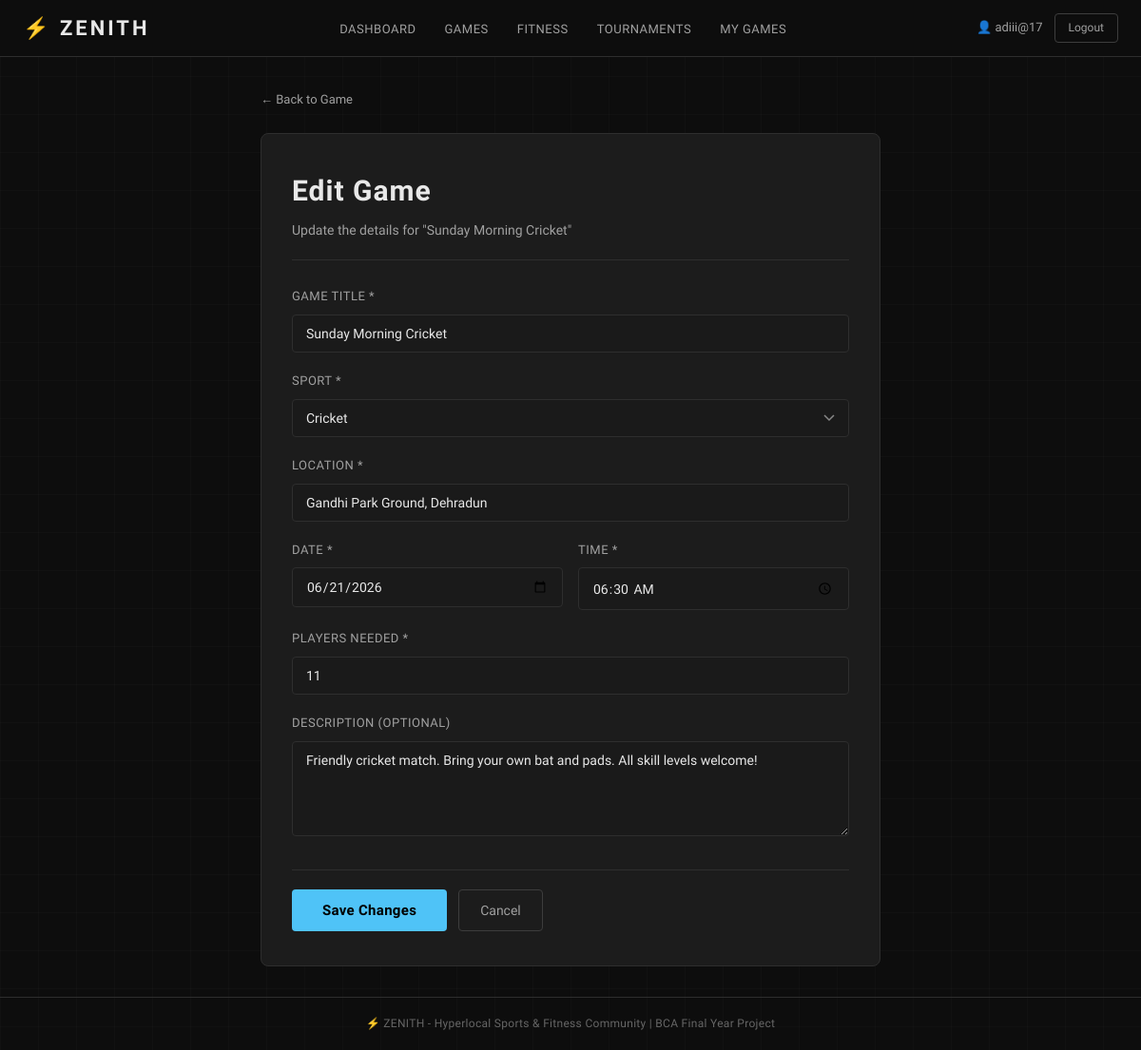
Page /games/1/edit/ (signed in) on the committed database.
### zenith/models.py (models this page shows, shortened)
class Game(models.Model):
    SPORT_CHOICES = [
        ('cricket', 'Cricket'),
        ('football', 'Football'),
        ('volleyball', 'Volleyball'),
        ('badminton', 'Badminton'),
        ('kabaddi', 'Kabaddi'),
        ('kho_kho', 'Kho-Kho'),
        ('marathon', 'Marathon'),
        ('basketball', 'Basketball'),
    ]
    title = models.CharField(max_length=200)         # Short game title, e.g. "Sunday Cricket Match"
    sport = models.CharField(max_length=50, choices=SPORT_CHOICES)  # Restricted to SPORT_CHOICES
    location = models.CharField(max_length=300)       # Where the game will be held
    date = models.DateField()                         # Date of the game
    time = models.TimeField()                         # Start time of the game
    players_needed = models.IntegerField()            # How many players are required
    description = models.TextField(blank=True)        # Optional extra details about the game
    host = models.ForeignKey(User, on_delete=models.CASCADE, related_name='hosted_games')
    players = models.ManyToManyField(User, related_name='joined_games', blank=True)
    created_at = models.DateTimeField(auto_now_add=True)
    class Meta:
        ordering = ['date', 'time']  # Games sorted by date, then time

### zenith/views.py (the view)
# urls.py: path('games/<int:game_id>/edit/', views.edit_game, name='edit_game'),         # Edit a game
@login_required
def edit_game(request, game_id):
    game = get_object_or_404(Game, id=game_id)
    if request.user != game.host:
        messages.error(request, 'You can only edit games that you created.')
        return redirect('games_list')
    if request.method == 'POST':
        form = GameForm(request.POST, instance=game)  # instance=game means we're editing, not creating
        if form.is_valid():
            form.save()
            messages.success(request, f'Game "{game.title}" has been updated.')
            return redirect('games_list')
        else:
            messages.error(request, 'Please fix the errors in the form.')
    else:
        form = GameForm(instance=game)  # Pre-fill form with existing game data
    return render(request, 'zenith/edit_game.html', {'form': form, 'game': game})

### zenith/templates/zenith/edit_game.html (shortened to what this page needs)
{% extends 'zenith/base.html' %}
{% block content %}
<div class="form-page">
    <a href="{% url 'game_detail' game.id %}" class="back-link">← Back to Game</a>
    <div class="form-container">
        <div class="form-header">
            <h1 class="page-title">Edit Game</h1>
            <p class="page-subtitle">Update the details for "{{ game.title }}"</p>
        </div>
        <form method="POST" action="{% url 'edit_game' game.id %}">
            <div class="form-group">
                <label class="form-label">Game Title *</label>
                {{ form.title }}
            </div>
            <div class="form-group">
                <label class="form-label">Sport *</label>
                {{ form.sport }}
            </div>
            <div class="form-group">
                <label class="form-label">Location *</label>
                {{ form.location }}
            </div>
            <div class="form-row">
                <div class="form-group">
                    <label class="form-label">Date *</label>
                    {{ form.date }}
                </div>
                <div class="form-group">
                    <label class="form-label">Time *</label>
                    {{ form.time }}
                </div>
            </div>
            <div class="form-group">
                <label class="form-label">Players Needed *</label>
                {{ form.players_needed }}
            </div>
            <div class="form-group">
                <label class="form-label">Description (Optional)</label>
                {{ form.description }}
            </div>
            <div class="form-actions">
                <button type="submit" class="btn-primary btn-large">Save Changes</button>
                <a href="{% url 'game_detail' game.id %}" class="btn-secondary">Cancel</a>
            </div>
        </form>
    </div>
</div>
{% endblock %}

### zenith/templates/zenith/base.html (shortened to what this page needs)
<!DOCTYPE html>
<html lang="en">
<head>
    {% load static %}
    <link rel="stylesheet" href="{% static 'zenith/css/style.css' %}">
</head>
<body>
    {% if user.is_authenticated %}
    <nav class="navbar">
        <div class="nav-container">
            <a href="{% url 'dashboard' %}" class="nav-brand">
                <span class="brand-icon">⚡</span> ZENITH
            </a>
            <ul class="nav-links" id="navLinks">
                <li><a href="{% url 'dashboard' %}" class="nav-link">Dashboard</a></li>
                <li><a href="{% url 'games_list' %}" class="nav-link">Games</a></li>
                <li><a href="{% url 'fitness_list' %}" class="nav-link">Fitness</a></li>
                <li><a href="{% url 'tournament_list' %}" class="nav-link">Tournaments</a></li>
                <li><a href="{% url 'my_games' %}" class="nav-link">My Games</a></li>
            </ul>
            <div class="nav-user">
                <span class="nav-username">👤 {{ user.username }}</span>
                <a href="{% url 'logout' %}" class="btn-logout">Logout</a>
            </div>
        </div>
    </nav>
    {% endif %}
    <main class="main-content">
        {% block content %}
        {% endblock %}
    </main>
    <footer class="footer">
        <p>⚡ ZENITH - Hyperlocal Sports & Fitness Community | BCA Final Year Project</p>
    </footer>
</body>
</html>

### rows in the picture
Game: title "Sunday Morning Cricket", sport "Cricket", location "Gandhi Park Ground, Dehradun", date "06/21/2026", time "06:30:00", players_needed "11", description "Friendly cricket match. Bring your own bat and pads. All skill levels welcome!"

### other values in the picture
{{ user.username }} "adiii@17"
